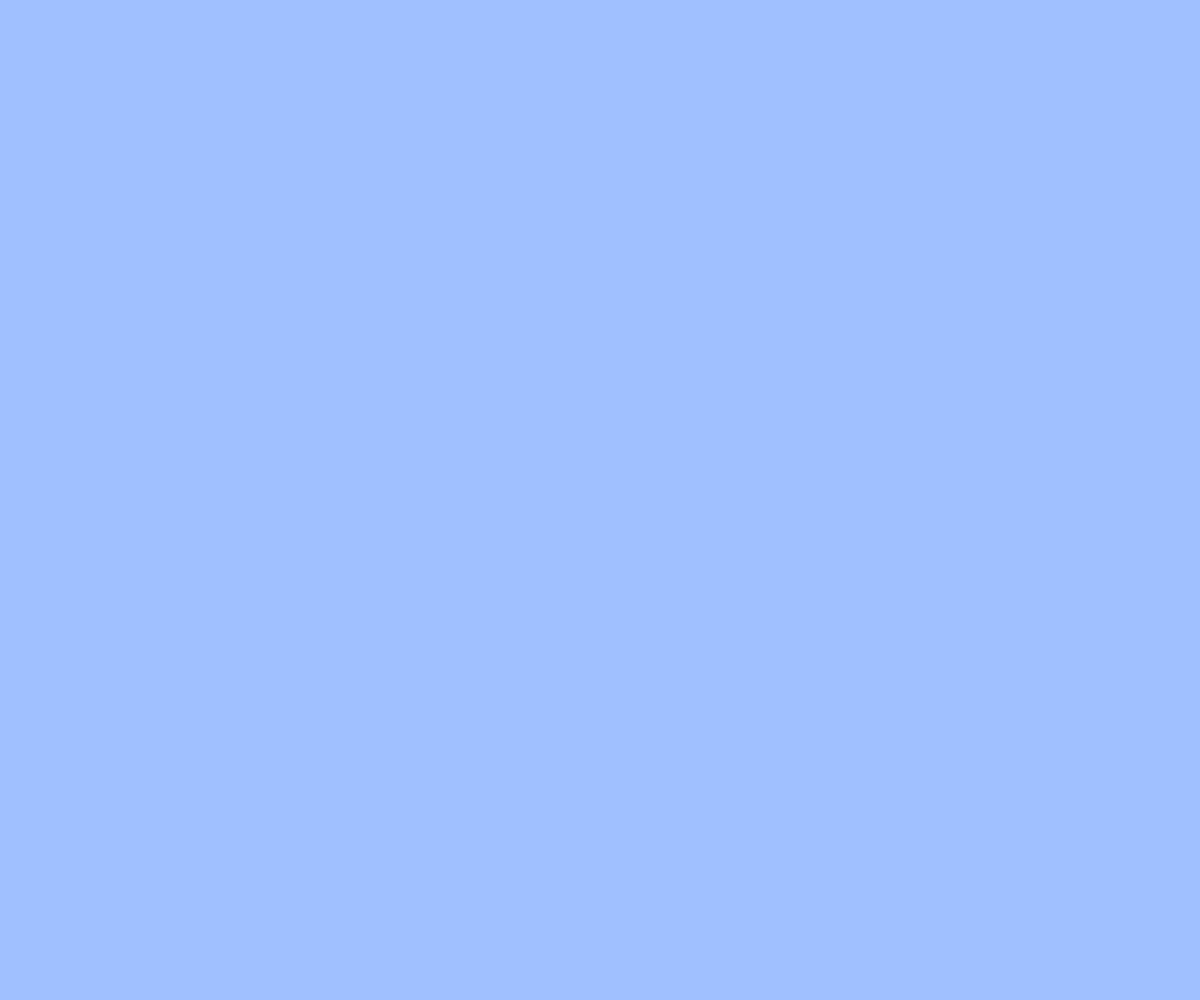
Frame 1 (no input)
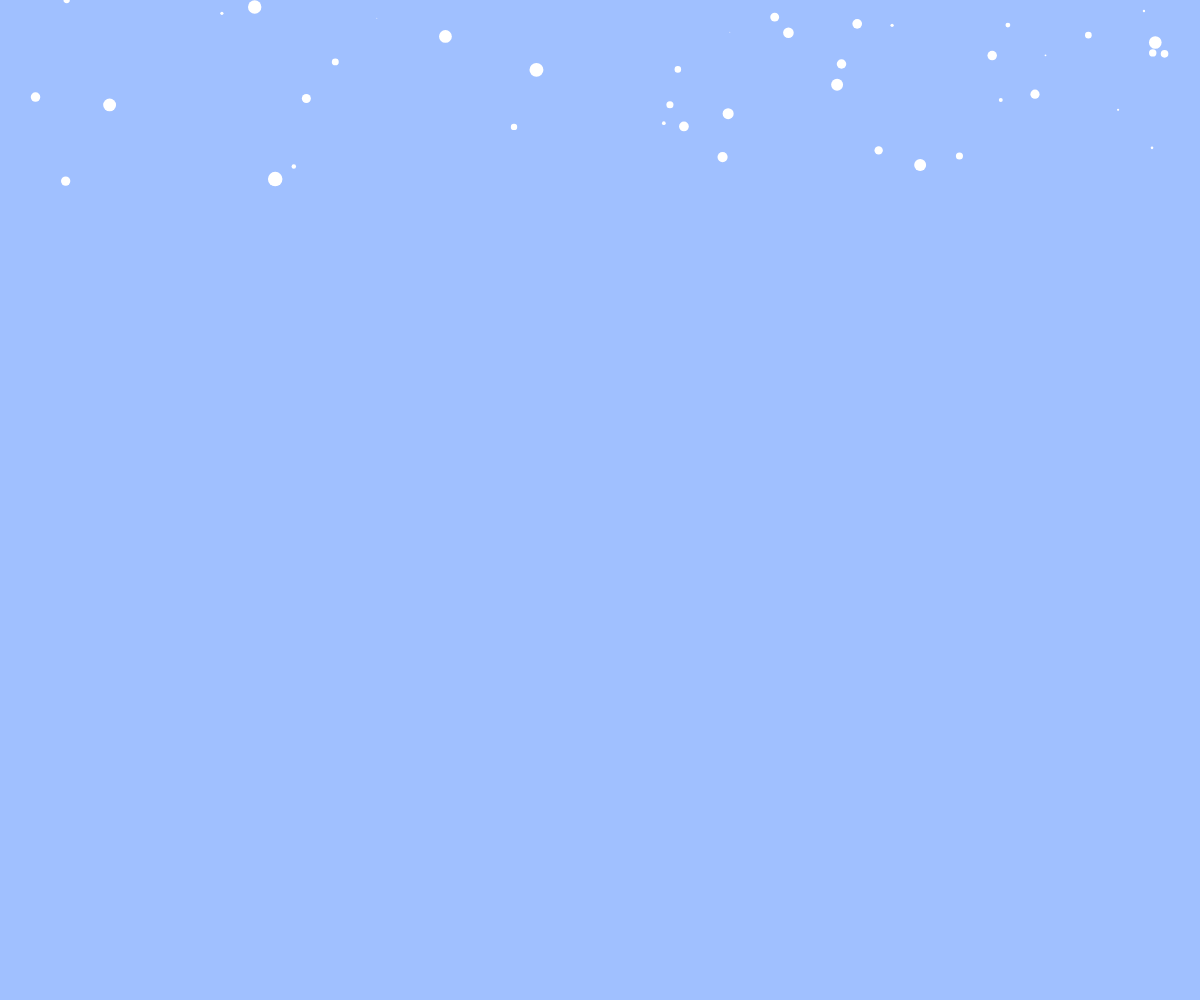
Frame 60 (no input)
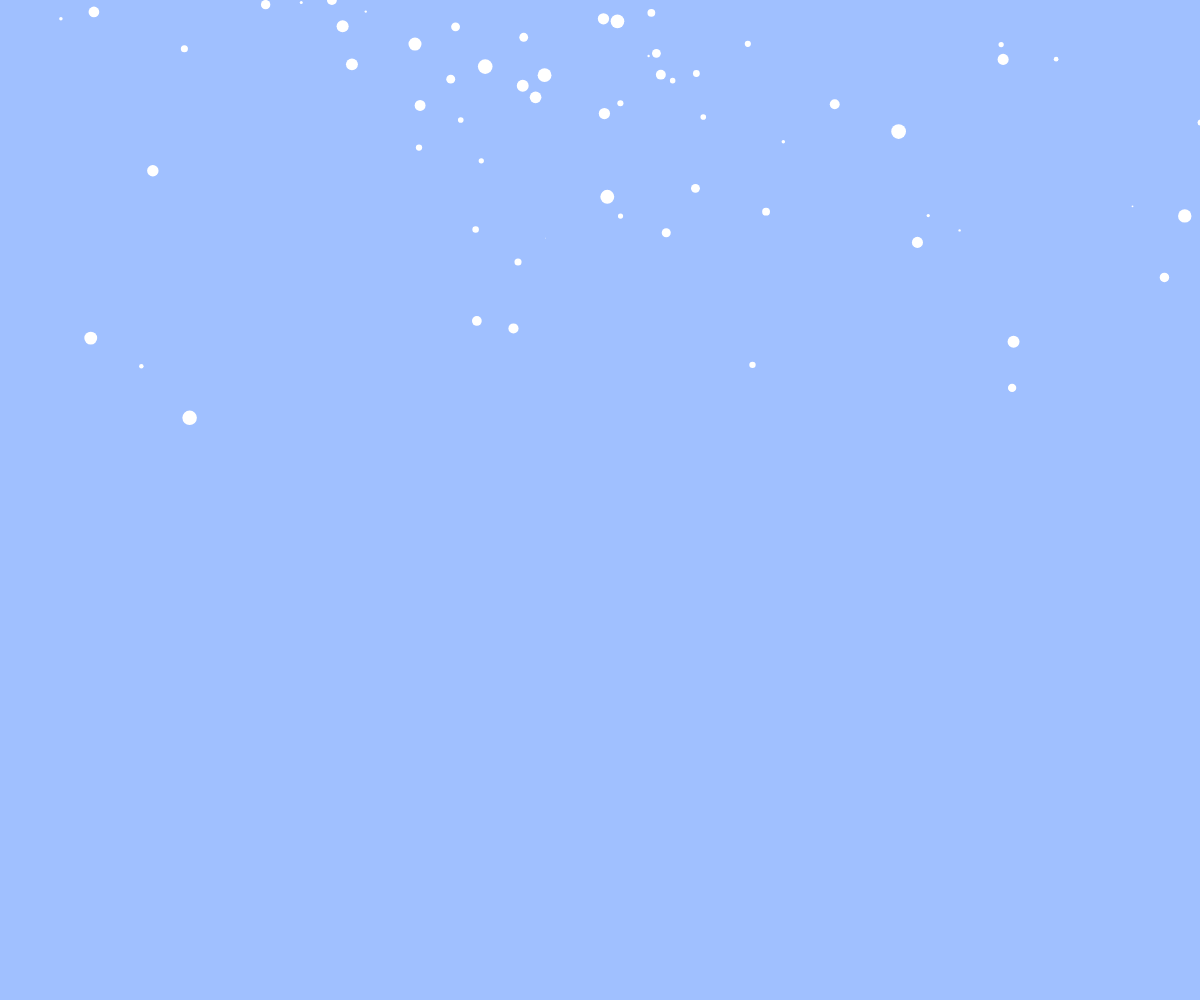
Frame 120 (the mouse pressed at the canvas centre since frame 60)

The p5.js sketch that drew these frames (run headless with seeded random() and noise() and a simulated clock; from frame 60 on, the mouse is pressed at the canvas centre):

// p5.js sketch
// ── sketch.js
// 最終課題を制作しよう
let balls = [];

let a1, a2;

function setup(){
  createCanvas(windowWidth, windowHeight);
}

function draw(){
  background(160, 192, 255);
  for(let i = 0; i < balls.length; i++){
    let b = balls[i];
    noStroke();
    ellipse(b.x, b.y, b.size);
    b.x += b.vx;
    b.y += b.vy;
  }
  snow();
  star(a1,a2,5)
}

function snow(){
  let dx = random(-5,20)
  let dy = random(2,4)
  if( dy < 2){
    dy = 3
  }
    const b = { x: random(windowWidth), y: 0, size:random(0, 15), vx: dx, vy: dy };
    balls.push(b);
}

function star(cx, cy, r){
  push();
  fill(255,255,0,100);
  noStroke();
  beginShape();
  for(var i = 0; i < 20; i++){
    var theta = TWO_PI * i * 2 / 5 - HALF_PI;
    var x = cx + cos(theta) * r;
    var y = cy + sin(theta) * r;
    vertex(x,y);
  }
  endShape(CLOSE);
  pop();
  a1 -= 8
  a2+= 8
}

function windowResized(){
  resizeCanvas(windowWidth, windowHeight);
}
